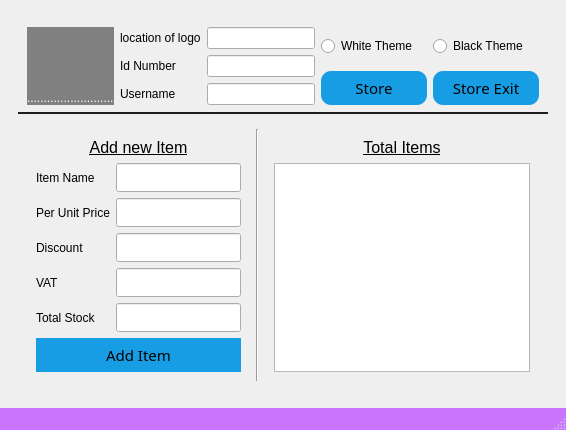
<?xml version="1.0" encoding="UTF-8"?>
<ui version="4.0">
 <class>Admin</class>
 <widget class="QMainWindow" name="Admin">
  <property name="geometry">
   <rect>
    <x>0</x>
    <y>0</y>
    <width>566</width>
    <height>430</height>
   </rect>
  </property>
  <property name="windowTitle">
   <string>MainWindow</string>
  </property>
  <property name="styleSheet">
   <string notr="true">QWidget#main_widget{
font-size:15px;
font-family:sans-serief;
}
QPushButton{
background-color:#179DE3;
padding:6px 6px;
font-size:15px;
font-family:sans-serief;
border-radius:10px;

}
QPushButton::hover{
background-color:#2FB0FF;
color:#1e1e1e;
}
QPushButton::pressed{
background-color:#0092DC;
}
QStatusBar{
background-color:rgb(202, 116, 255);
}


/*admin only*/
#upper_part{
border-bottom:2px solid #1e1e1e;
}
#add_item{
border-radius:0px;
}
/*
#adding_item{
border-right:2px solid black;
}
*/
#add_item_title_label{
font-size:16px;
text-decoration:underline;
}
#total_item_title_label{
font-size:16px;
text-decoration:underline;
}

</string>
  </property>
  <widget class="QWidget" name="centralwidget">
   <layout class="QVBoxLayout" name="verticalLayout">
    <item>
     <widget class="QWidget" name="main_widget" native="true">
      <layout class="QVBoxLayout" name="verticalLayout_2">
       <item>
        <widget class="QWidget" name="upper_part" native="true">
         <property name="sizePolicy">
          <sizepolicy hsizetype="Minimum" vsizetype="Maximum">
           <horstretch>0</horstretch>
           <verstretch>0</verstretch>
          </sizepolicy>
         </property>
         <layout class="QHBoxLayout" name="horizontalLayout_4">
          <item>
           <layout class="QHBoxLayout" name="upper_left_layout">
            <item>
             <widget class="QLabel" name="logo">
              <property name="sizePolicy">
               <sizepolicy hsizetype="Maximum" vsizetype="MinimumExpanding">
                <horstretch>0</horstretch>
                <verstretch>0</verstretch>
               </sizepolicy>
              </property>
              <property name="layoutDirection">
               <enum>Qt::LeftToRight</enum>
              </property>
              <property name="autoFillBackground">
               <bool>false</bool>
              </property>
              <property name="styleSheet">
               <string notr="true">background-color:gray;</string>
              </property>
              <property name="frameShadow">
               <enum>QFrame::Sunken</enum>
              </property>
              <property name="text">
               <string>&lt;html&gt;&lt;head/&gt;&lt;body&gt;&lt;p&gt;&lt;span style=&quot; color:#ffffff;&quot;&gt;..........................&lt;/span&gt;&lt;/p&gt;&lt;/body&gt;&lt;/html&gt;</string>
              </property>
              <property name="alignment">
               <set>Qt::AlignBottom|Qt::AlignLeading|Qt::AlignLeft</set>
              </property>
              <property name="wordWrap">
               <bool>false</bool>
              </property>
              <property name="margin">
               <number>-2</number>
              </property>
             </widget>
            </item>
            <item>
             <layout class="QFormLayout" name="formLayout">
              <item row="0" column="0">
               <widget class="QLabel" name="location_label">
                <property name="sizePolicy">
                 <sizepolicy hsizetype="MinimumExpanding" vsizetype="Preferred">
                  <horstretch>0</horstretch>
                  <verstretch>0</verstretch>
                 </sizepolicy>
                </property>
                <property name="text">
                 <string>location of logo</string>
                </property>
               </widget>
              </item>
              <item row="0" column="1">
               <widget class="QLineEdit" name="userLocation">
                <property name="sizePolicy">
                 <sizepolicy hsizetype="MinimumExpanding" vsizetype="Fixed">
                  <horstretch>0</horstretch>
                  <verstretch>0</verstretch>
                 </sizepolicy>
                </property>
               </widget>
              </item>
              <item row="1" column="0">
               <widget class="QLabel" name="id_label">
                <property name="sizePolicy">
                 <sizepolicy hsizetype="MinimumExpanding" vsizetype="Preferred">
                  <horstretch>0</horstretch>
                  <verstretch>0</verstretch>
                 </sizepolicy>
                </property>
                <property name="text">
                 <string>Id Number</string>
                </property>
               </widget>
              </item>
              <item row="1" column="1">
               <widget class="QLineEdit" name="userId">
                <property name="sizePolicy">
                 <sizepolicy hsizetype="MinimumExpanding" vsizetype="Fixed">
                  <horstretch>0</horstretch>
                  <verstretch>0</verstretch>
                 </sizepolicy>
                </property>
               </widget>
              </item>
              <item row="2" column="0">
               <widget class="QLabel" name="username_label">
                <property name="sizePolicy">
                 <sizepolicy hsizetype="MinimumExpanding" vsizetype="Preferred">
                  <horstretch>0</horstretch>
                  <verstretch>0</verstretch>
                 </sizepolicy>
                </property>
                <property name="text">
                 <string>Username</string>
                </property>
               </widget>
              </item>
              <item row="2" column="1">
               <widget class="QLineEdit" name="userName">
                <property name="sizePolicy">
                 <sizepolicy hsizetype="MinimumExpanding" vsizetype="Fixed">
                  <horstretch>0</horstretch>
                  <verstretch>0</verstretch>
                 </sizepolicy>
                </property>
               </widget>
              </item>
             </layout>
            </item>
           </layout>
          </item>
          <item>
           <layout class="QVBoxLayout" name="upper_right_layout">
            <item>
             <layout class="QHBoxLayout" name="horizontalLayout_2">
              <item>
               <widget class="QRadioButton" name="white_theme">
                <property name="sizePolicy">
                 <sizepolicy hsizetype="MinimumExpanding" vsizetype="MinimumExpanding">
                  <horstretch>0</horstretch>
                  <verstretch>0</verstretch>
                 </sizepolicy>
                </property>
                <property name="layoutDirection">
                 <enum>Qt::LeftToRight</enum>
                </property>
                <property name="text">
                 <string>White Theme</string>
                </property>
               </widget>
              </item>
              <item>
               <widget class="QRadioButton" name="black_theme">
                <property name="sizePolicy">
                 <sizepolicy hsizetype="MinimumExpanding" vsizetype="MinimumExpanding">
                  <horstretch>0</horstretch>
                  <verstretch>0</verstretch>
                 </sizepolicy>
                </property>
                <property name="layoutDirection">
                 <enum>Qt::LeftToRight</enum>
                </property>
                <property name="text">
                 <string>Black Theme</string>
                </property>
               </widget>
              </item>
             </layout>
            </item>
            <item>
             <layout class="QHBoxLayout" name="horizontalLayout_3">
              <item>
               <widget class="QPushButton" name="store">
                <property name="text">
                 <string>Store</string>
                </property>
               </widget>
              </item>
              <item>
               <widget class="QPushButton" name="storeExit">
                <property name="text">
                 <string>Store Exit</string>
                </property>
               </widget>
              </item>
             </layout>
            </item>
           </layout>
          </item>
         </layout>
        </widget>
       </item>
       <item>
        <widget class="QWidget" name="lower_part" native="true">
         <property name="sizePolicy">
          <sizepolicy hsizetype="MinimumExpanding" vsizetype="MinimumExpanding">
           <horstretch>0</horstretch>
           <verstretch>0</verstretch>
          </sizepolicy>
         </property>
         <layout class="QHBoxLayout" name="horizontalLayout">
          <item>
           <widget class="QWidget" name="adding_item" native="true">
            <property name="sizePolicy">
             <sizepolicy hsizetype="Expanding" vsizetype="Expanding">
              <horstretch>0</horstretch>
              <verstretch>0</verstretch>
             </sizepolicy>
            </property>
            <layout class="QVBoxLayout" name="verticalLayout_3">
             <item>
              <widget class="QLabel" name="add_item_title_label">
               <property name="sizePolicy">
                <sizepolicy hsizetype="MinimumExpanding" vsizetype="Minimum">
                 <horstretch>0</horstretch>
                 <verstretch>0</verstretch>
                </sizepolicy>
               </property>
               <property name="layoutDirection">
                <enum>Qt::RightToLeft</enum>
               </property>
               <property name="autoFillBackground">
                <bool>false</bool>
               </property>
               <property name="text">
                <string>Add new Item</string>
               </property>
               <property name="alignment">
                <set>Qt::AlignCenter</set>
               </property>
              </widget>
             </item>
             <item>
              <layout class="QFormLayout" name="formLayout_2">
               <item row="0" column="0">
                <widget class="QLabel" name="label_2">
                 <property name="sizePolicy">
                  <sizepolicy hsizetype="MinimumExpanding" vsizetype="MinimumExpanding">
                   <horstretch>0</horstretch>
                   <verstretch>0</verstretch>
                  </sizepolicy>
                 </property>
                 <property name="text">
                  <string>Item Name</string>
                 </property>
                </widget>
               </item>
               <item row="0" column="1">
                <widget class="QLineEdit" name="item_name">
                 <property name="sizePolicy">
                  <sizepolicy hsizetype="MinimumExpanding" vsizetype="MinimumExpanding">
                   <horstretch>0</horstretch>
                   <verstretch>0</verstretch>
                  </sizepolicy>
                 </property>
                </widget>
               </item>
               <item row="1" column="0">
                <widget class="QLabel" name="label_4">
                 <property name="sizePolicy">
                  <sizepolicy hsizetype="MinimumExpanding" vsizetype="MinimumExpanding">
                   <horstretch>0</horstretch>
                   <verstretch>0</verstretch>
                  </sizepolicy>
                 </property>
                 <property name="text">
                  <string>Per Unit Price</string>
                 </property>
                </widget>
               </item>
               <item row="1" column="1">
                <widget class="QLineEdit" name="item_price">
                 <property name="sizePolicy">
                  <sizepolicy hsizetype="MinimumExpanding" vsizetype="MinimumExpanding">
                   <horstretch>0</horstretch>
                   <verstretch>0</verstretch>
                  </sizepolicy>
                 </property>
                </widget>
               </item>
               <item row="2" column="0">
                <widget class="QLabel" name="label_3">
                 <property name="sizePolicy">
                  <sizepolicy hsizetype="MinimumExpanding" vsizetype="MinimumExpanding">
                   <horstretch>0</horstretch>
                   <verstretch>0</verstretch>
                  </sizepolicy>
                 </property>
                 <property name="text">
                  <string>Discount</string>
                 </property>
                </widget>
               </item>
               <item row="2" column="1">
                <widget class="QLineEdit" name="item_discount">
                 <property name="sizePolicy">
                  <sizepolicy hsizetype="MinimumExpanding" vsizetype="MinimumExpanding">
                   <horstretch>0</horstretch>
                   <verstretch>0</verstretch>
                  </sizepolicy>
                 </property>
                </widget>
               </item>
               <item row="3" column="0">
                <widget class="QLabel" name="label_5">
                 <property name="sizePolicy">
                  <sizepolicy hsizetype="MinimumExpanding" vsizetype="MinimumExpanding">
                   <horstretch>0</horstretch>
                   <verstretch>0</verstretch>
                  </sizepolicy>
                 </property>
                 <property name="text">
                  <string>VAT</string>
                 </property>
                </widget>
               </item>
               <item row="3" column="1">
                <widget class="QLineEdit" name="item_vat">
                 <property name="sizePolicy">
                  <sizepolicy hsizetype="MinimumExpanding" vsizetype="MinimumExpanding">
                   <horstretch>0</horstretch>
                   <verstretch>0</verstretch>
                  </sizepolicy>
                 </property>
                </widget>
               </item>
               <item row="4" column="0">
                <widget class="QLabel" name="label_6">
                 <property name="sizePolicy">
                  <sizepolicy hsizetype="MinimumExpanding" vsizetype="MinimumExpanding">
                   <horstretch>0</horstretch>
                   <verstretch>0</verstretch>
                  </sizepolicy>
                 </property>
                 <property name="text">
                  <string>Total Stock</string>
                 </property>
                </widget>
               </item>
               <item row="4" column="1">
                <widget class="QLineEdit" name="item_stock">
                 <property name="sizePolicy">
                  <sizepolicy hsizetype="MinimumExpanding" vsizetype="MinimumExpanding">
                   <horstretch>0</horstretch>
                   <verstretch>0</verstretch>
                  </sizepolicy>
                 </property>
                </widget>
               </item>
              </layout>
             </item>
             <item>
              <widget class="QPushButton" name="add_item">
               <property name="cursor">
                <cursorShape>OpenHandCursor</cursorShape>
               </property>
               <property name="text">
                <string>Add Item</string>
               </property>
              </widget>
             </item>
            </layout>
           </widget>
          </item>
          <item>
           <widget class="Line" name="line">
            <property name="sizePolicy">
             <sizepolicy hsizetype="Fixed" vsizetype="MinimumExpanding">
              <horstretch>0</horstretch>
              <verstretch>0</verstretch>
             </sizepolicy>
            </property>
            <property name="orientation">
             <enum>Qt::Vertical</enum>
            </property>
           </widget>
          </item>
          <item>
           <widget class="QWidget" name="viewing_item" native="true">
            <property name="sizePolicy">
             <sizepolicy hsizetype="Expanding" vsizetype="Expanding">
              <horstretch>0</horstretch>
              <verstretch>0</verstretch>
             </sizepolicy>
            </property>
            <layout class="QVBoxLayout" name="verticalLayout_5">
             <item>
              <widget class="QLabel" name="total_item_title_label">
               <property name="sizePolicy">
                <sizepolicy hsizetype="MinimumExpanding" vsizetype="Minimum">
                 <horstretch>0</horstretch>
                 <verstretch>0</verstretch>
                </sizepolicy>
               </property>
               <property name="text">
                <string>Total Items</string>
               </property>
               <property name="alignment">
                <set>Qt::AlignCenter</set>
               </property>
              </widget>
             </item>
             <item>
              <widget class="QTableWidget" name="tableWidget"/>
             </item>
            </layout>
           </widget>
          </item>
         </layout>
        </widget>
       </item>
      </layout>
     </widget>
    </item>
   </layout>
  </widget>
  <widget class="QMenuBar" name="menubar">
   <property name="geometry">
    <rect>
     <x>0</x>
     <y>0</y>
     <width>566</width>
     <height>21</height>
    </rect>
   </property>
  </widget>
  <widget class="QStatusBar" name="statusbar"/>
 </widget>
 <tabstops>
  <tabstop>userLocation</tabstop>
  <tabstop>userId</tabstop>
  <tabstop>userName</tabstop>
  <tabstop>item_stock</tabstop>
  <tabstop>item_name</tabstop>
  <tabstop>white_theme</tabstop>
  <tabstop>black_theme</tabstop>
  <tabstop>item_price</tabstop>
  <tabstop>add_item</tabstop>
  <tabstop>tableWidget</tabstop>
  <tabstop>item_vat</tabstop>
  <tabstop>item_discount</tabstop>
 </tabstops>
 <resources/>
 <connections/>
</ui>
